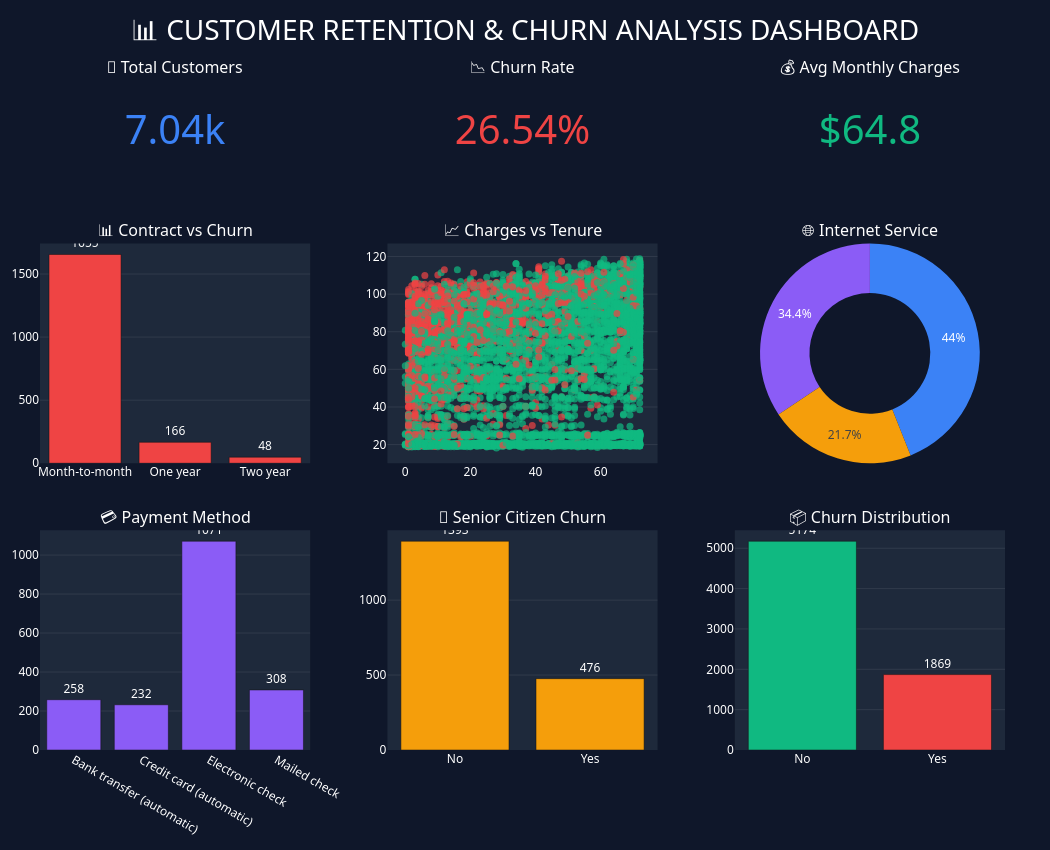

Notebook source saved alongside this figure:
### Markdown cell above
## Dashboard

### Code cell
fig = make_subplots(

    rows=3,
    cols=3,

    row_heights=[0.18, 0.41, 0.41],

    specs=[

        [{"type":"indicator"},
         {"type":"indicator"},
         {"type":"indicator"}],

        [{"type":"xy"},
         {"type":"xy"},
         {"type":"domain"}],

        [{"type":"xy"},
         {"type":"xy"},
         {"type":"xy"}]
    ],

    subplot_titles=(

        "👥 Total Customers",
        "📉 Churn Rate",
        "💰 Avg Monthly Charges",

        "📊 Contract vs Churn",
        "📈 Charges vs Tenure",
        "🌐 Internet Service",

        "💳 Payment Method",
        "🧓 Senior Citizen Churn",
        "📦 Churn Distribution"
    ),

    vertical_spacing=0.10,
    horizontal_spacing=0.08
)

# KPI 1

fig.add_trace(
    go.Indicator(
        mode="number",
        value=total_customers,
        number={
            'font':{
                'size':40,
                'color':blue
            }
        }
    ),
    row=1,
    col=1
)


# KPI 2
fig.add_trace(
    go.Indicator(
        mode="number",
        value=churn_rate,
        number={
            'suffix':'%',
            'font':{
                'size':40,
                'color':red
            }
        }
    ),
    row=1,
    col=2
)

# KPI 3
fig.add_trace(
    go.Indicator(
        mode="number",
        value=avg_monthly,
        number={
            'prefix':'$',
            'font':{
                'size':40,
                'color':green
            }
        }
    ),
    row=1,
    col=3
)

# CONTRACT VS CHURN
contract = pd.crosstab(
    df['Contract'],
    df['Churn']
)

fig.add_trace(
    go.Bar(
        x=contract.index,
        y=contract['Yes'],
        marker_color=red,
        text=contract['Yes'],
        textposition='outside'
    ),
    row=2,
    col=1
)

# MONTHLY CHARGES VS TENURE
fig.add_trace(
    go.Scatter(
        x=df['tenure'],
        y=df['MonthlyCharges'],
        mode='markers',
        marker=dict(
            size=7,
            color=df['Churn'].map({
                'Yes':red,
                'No':green
            }),
            opacity=0.7
        )
    ),
    row=2,
    col=2
)

# INTERNET SERVICE
internet = df['InternetService'].value_counts()
fig.add_trace(
    go.Pie(
        labels=internet.index,
        values=internet.values,
        hole=0.55,
        marker=dict(
            colors=[blue, purple, orange]
        )
    ),
    row=2,
    col=3
)

# PAYMENT METHOD
payment = pd.crosstab(
    df['PaymentMethod'],
    df['Churn']
)
fig.add_trace(
    go.Bar(
        x=payment.index,
        y=payment['Yes'],
        marker_color=purple,
        text=payment['Yes'],
        textposition='outside'
    ),
    row=3,
    col=1
)

# SENIOR CITIZEN CHURN
senior = pd.crosstab(
    df['SeniorCitizen'],
    df['Churn']
)
fig.add_trace(
    go.Bar(
        x=senior.index,
        y=senior['Yes'],
        marker_color=orange,
        text=senior['Yes'],
        textposition='outside'
    ),
    row=3,
    col=2
)

# CHURN DISTRIBUTION
churn = df['Churn'].value_counts()
fig.add_trace(
    go.Bar(
        x=churn.index,
        y=churn.values,
        marker_color=[green, red],
        text=churn.values,
        textposition='outside'
    ),
    row=3,
    col=3
)

# UPDATE LAYOUT
fig.update_layout(
    title={
        'text':
        '📊 CUSTOMER RETENTION & CHURN ANALYSIS DASHBOARD',
        'x':0.5,
        'font':{
            'size':28,
            'color':white
        }
    },
    template='plotly_dark',
    
    height=850,
    width=1050,

    paper_bgcolor=bg_color,
    plot_bgcolor=card_color,

    font=dict(
        family='Segoe UI',
        size=12,
        color=white
    ),

    margin=dict(
        l=30,
        r=30,
        t=80,
        b=30
    ),

    showlegend=False
)

# AXES STYLE
fig.update_xaxes(
    showgrid=False,
    zeroline=False,
    color='white'
)
fig.update_yaxes(
    showgrid=True,
    gridcolor='rgba(255,255,255,0.08)',
    zeroline=False,
    color='white'
)

# SHOW DASHBOARD
fig.show()

### Figure 1 — Plotly figure (JSON) as saved in the notebook; plotly's stock layout.template omitted (floating-point values rounded to 4 significant figures; data arrays with more than 128 entries replaced by an {"elided": "..."} marker saying what was removed)
{"data": [{"domain": {"x": [0, 0.28], "y": [0.856, 1]}, "mode": "number", "number": {"font": {"color": "#3B82F6", "size": 40}}, "type": "indicator", "value": 7043}, {"domain": {"x": [0.36, 0.64], "y": [0.856, 1]}, "mode": "number", "number": {"font": {"color": "#EF4444", "size": 40}, "suffix": "%"}, "type": "indicator", "value": 26.54}, {"domain": {"x": [0.72, 1], "y": [0.856, 1]}, "mode": "number", "number": {"font": {"color": "#10B981", "size": 40}, "prefix": "$"}, "type": "indicator", "value": 64.76}, {"marker": {"color": "#EF4444"}, "text": [1655, 166, 48], "textposition": "outside", "type": "bar", "x": ["Month-to-month", "One year", "Two year"], "xaxis": "x", "y": [1655, 166, 48], "yaxis": "y"}, {"marker": {"color": {"elided": "7043 str values"}, "opacity": 0.7, "size": 7}, "mode": "markers", "type": "scatter", "x": {"elided": "7043 int values"}, "xaxis": "x2", "y": {"elided": "7043 float values"}, "yaxis": "y2"}, {"domain": {"x": [0.72, 1], "y": [0.428, 0.756]}, "hole": 0.55, "labels": ["Fiber optic", "DSL", "No"], "marker": {"colors": ["#3B82F6", "#8B5CF6", "#F59E0B"]}, "type": "pie", "values": [3096, 2421, 1526]}, {"marker": {"color": "#8B5CF6"}, "text": [258, 232, 1071, 308], "textposition": "outside", "type": "bar", "x": ["Bank transfer (automatic)", "Credit card (automatic)", "Electronic check", "Mailed check"], "xaxis": "x3", "y": [258, 232, 1071, 308], "yaxis": "y3"}, {"marker": {"color": "#F59E0B"}, "text": [1393, 476], "textposition": "outside", "type": "bar", "x": ["No", "Yes"], "xaxis": "x4", "y": [1393, 476], "yaxis": "y4"}, {"marker": {"color": ["#10B981", "#EF4444"]}, "text": [5174, 1869], "textposition": "outside", "type": "bar", "x": ["No", "Yes"], "xaxis": "x5", "y": [5174, 1869], "yaxis": "y5"}], "layout": {"annotations": [{"font": {"size": 16}, "showarrow": false, "text": "👥 Total Customers", "x": 0.14, "xanchor": "center", "xref": "paper", "y": 1, "yanchor": "bottom", "yref": "paper"}, {"font": {"size": 16}, "showarrow": false, "text": "📉 Churn Rate", "x": 0.5, "xanchor": "center", "xref": "paper", "y": 1, "yanchor": "bottom", "yref": "paper"}, {"font": {"size": 16}, "showarrow": false, "text": "💰 Avg Monthly Charges", "x": 0.86, "xanchor": "center", "xref": "paper", "y": 1, "yanchor": "bottom", "yref": "paper"}, {"font": {"size": 16}, "showarrow": false, "text": "📊 Contract vs Churn", "x": 0.14, "xanchor": "center", "xref": "paper", "y": 0.756, "yanchor": "bottom", "yref": "paper"}, {"font": {"size": 16}, "showarrow": false, "text": "📈 Charges vs Tenure", "x": 0.5, "xanchor": "center", "xref": "paper", "y": 0.756, "yanchor": "bottom", "yref": "paper"}, {"font": {"size": 16}, "showarrow": false, "text": "🌐 Internet Service", "x": 0.86, "xanchor": "center", "xref": "paper", "y": 0.756, "yanchor": "bottom", "yref": "paper"}, {"font": {"size": 16}, "showarrow": false, "text": "💳 Payment Method", "x": 0.14, "xanchor": "center", "xref": "paper", "y": 0.328, "yanchor": "bottom", "yref": "paper"}, {"font": {"size": 16}, "showarrow": false, "text": "🧓 Senior Citizen Churn", "x": 0.5, "xanchor": "center", "xref": "paper", "y": 0.328, "yanchor": "bottom", "yref": "paper"}, {"font": {"size": 16}, "showarrow": false, "text": "📦 Churn Distribution", "x": 0.86, "xanchor": "center", "xref": "paper", "y": 0.328, "yanchor": "bottom", "yref": "paper"}], "font": {"color": "white", "family": "Segoe UI", "size": 12}, "height": 850, "margin": {"b": 30, "l": 30, "r": 30, "t": 80}, "paper_bgcolor": "#0F172A", "plot_bgcolor": "#1E293B", "showlegend": false, "title": {"font": {"color": "white", "size": 28}, "text": "📊 CUSTOMER RETENTION & CHURN ANALYSIS DASHBOARD", "x": 0.5}, "width": 1050, "xaxis": {"anchor": "y", "color": "white", "domain": [0, 0.28], "showgrid": false, "zeroline": false}, "xaxis2": {"anchor": "y2", "color": "white", "domain": [0.36, 0.64], "showgrid": false, "zeroline": false}, "xaxis3": {"anchor": "y3", "color": "white", "domain": [0, 0.28], "showgrid": false, "zeroline": false}, "xaxis4": {"anchor": "y4", "color": "white", "domain": [0.36, 0.64], "showgrid": false, "zeroline": false}, "xaxis5": {"anchor": "y5", "color": "white", "domain": [0.72, 1], "showgrid": false, "zeroline": false}, "yaxis": {"anchor": "x", "color": "white", "domain": [0.428, 0.756], "gridcolor": "rgba(255,255,255,0.08)", "showgrid": true, "zeroline": false}, "yaxis2": {"anchor": "x2", "color": "white", "domain": [0.428, 0.756], "gridcolor": "rgba(255,255,255,0.08)", "showgrid": true, "zeroline": false}, "yaxis3": {"anchor": "x3", "color": "white", "domain": [0, 0.328], "gridcolor": "rgba(255,255,255,0.08)", "showgrid": true, "zeroline": false}, "yaxis4": {"anchor": "x4", "color": "white", "domain": [0, 0.328], "gridcolor": "rgba(255,255,255,0.08)", "showgrid": true, "zeroline": false}, "yaxis5": {"anchor": "x5", "color": "white", "domain": [0, 0.328], "gridcolor": "rgba(255,255,255,0.08)", "showgrid": true, "zeroline": false}}}
